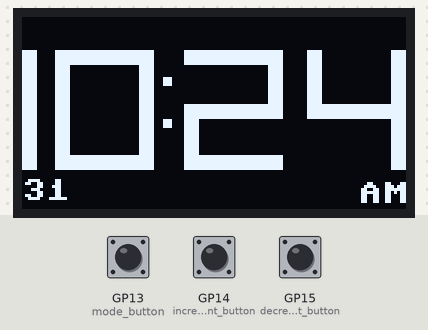
A program run on a simulated Raspberry Pi Pico running MicroPython. Shown: 128×64 one-colour display. The inputs (shaded band) are chosen by the test bench; at power-on: GP13 (mode_button) HIGH, GP14 (increment_button) HIGH, GP15 (decrement_button) HIGH. The clock reads 2024-03-15 10:24:30 at power-on unless the program sets it; library files of the repository ran but are not shown: ds3231.py, ssd1306.py; what the program prints to the serial console is not drawn.

Above: at 1.2 s.
1.3 s: GP13 (mode_button) pulled LOW for 0.15 s
At 2.4 s:
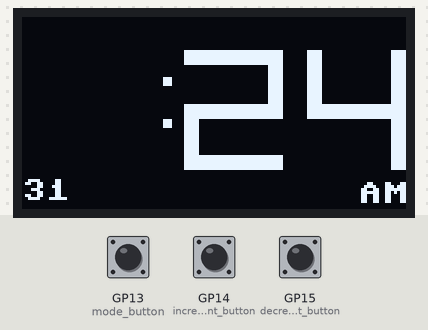
3.5 s: GP14 (increment_button) pulled LOW for 0.15 s
At 3.9 s:
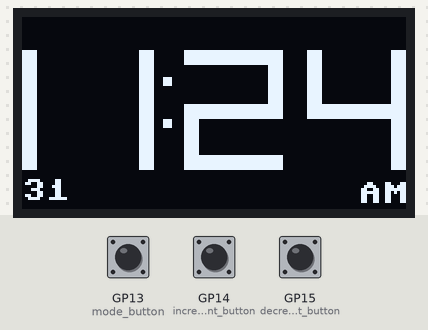
5.1 s: GP14 (increment_button) pulled LOW for 1 s
At 5.9 s:
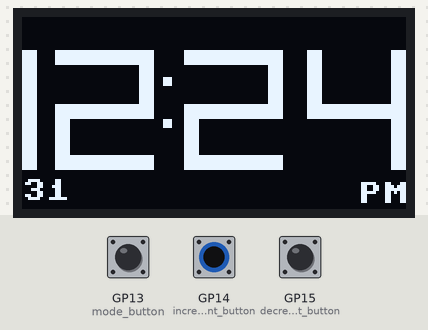
8.5 s: GP13 (mode_button) pulled LOW for 1 s
At 9.4 s:
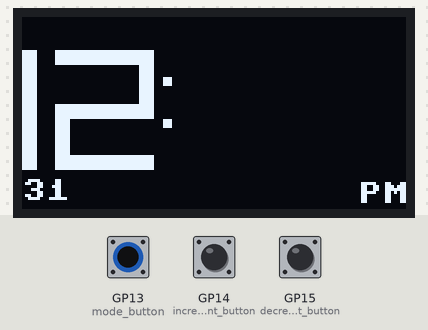
11.0 s: GP13 (mode_button) pulled LOW for 0.15 s
At 11.5 s:
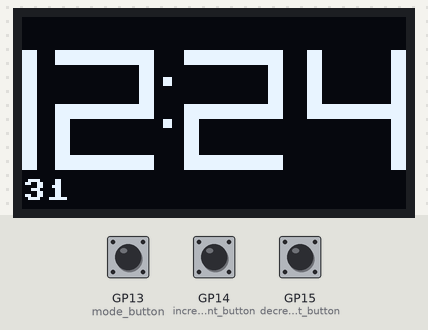
14.1 s: GP15 (decrement_button) pulled LOW for 0.15 s
At 15.0 s:
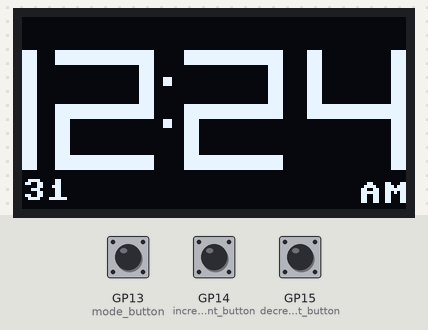
Timing chart, 0 to 17.1 s (numbered marks = the images above; inputs shaded):
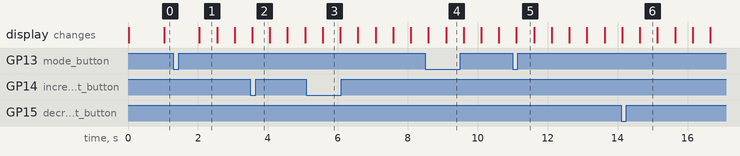

The program:

main-set-clock-3-buttons.py
```python
from machine import Pin, I2C, SPI
from utime import sleep, ticks_ms, ticks_diff
from ds3231 import DS3231
import ssd1306
import config

# Display setup
SCL = Pin(config.SPI_SCL_PIN)
SDA = Pin(config.SPI_SDA_PIN)
DC = Pin(config.SPI_DC_PIN)
RES = Pin(config.SPI_RESET_PIN)
CS = Pin(config.SPI_CS_PIN)
spi = SPI(config.SPI_BUS, sck=SCL, mosi=SDA, baudrate=1000000)
oled = ssd1306.SSD1306_SPI(config.DISPLAY_WIDTH, config.DISPLAY_HEIGHT, spi, DC, RES, CS)

# RTC setup
i2c = I2C(config.I2C_BUS, sda=Pin(config.I2C_SDA_PIN), scl=Pin(config.I2C_SCL_PIN))
rtc = DS3231(i2c)

# Button setup
mode_button = Pin(config.BUTTON_MODE_PIN, Pin.IN, Pin.PULL_UP)
increment_button = Pin(config.BUTTON_INCREMENT_PIN, Pin.IN, Pin.PULL_UP)
decrement_button = Pin(config.BUTTON_DECREMENT_PIN, Pin.IN, Pin.PULL_UP)

# Global variables
mode = 0  # 0=run, 1=set hour, 2=set minute, 3=set AM/PM
last_mode_press = 0
last_increment_press = 0
last_decrement_press = 0
DEBOUNCE_TIME_MS = 200
mode_names = ['run', 'set hour', 'set minute', 'set AM/PM']
flash_state = False
last_flash_toggle = 0
FLASH_INTERVAL_MS = 500

# Current time state
current_time = list(rtc.datetime())
pending_update = False

# Seven segment display configuration
segment_mapping = [
    [1, 1, 1, 1, 1, 1, 0],  # 0
    [0, 1, 1, 0, 0, 0, 0],  # 1
    [1, 1, 0, 1, 1, 0, 1],  # 2
    [1, 1, 1, 1, 0, 0, 1],  # 3
    [0, 1, 1, 0, 0, 1, 1],  # 4
    [1, 0, 1, 1, 0, 1, 1],  # 5
    [1, 0, 1, 1, 1, 1, 1],  # 6
    [1, 1, 1, 0, 0, 0, 0],  # 7
    [1, 1, 1, 1, 1, 1, 1],  # 8
    [1, 1, 1, 1, 0, 1, 1]   # 9
]

def update_rtc():
    """Update RTC with current time state"""
    global current_time, pending_update
    if pending_update:
        # Rearrange the tuple to match the expected format:
        # From: (year, month, day, weekday, hour, minutes, seconds, subseconds)
        # To:   (year, month, day, hour, minutes, seconds, weekday)
        rtc_tuple = (
            current_time[0],  # year
            current_time[1],  # month
            current_time[2],  # day
            current_time[4],  # hour
            current_time[5],  # minutes
            current_time[6],  # seconds
            current_time[3]   # weekday
        )
        rtc.datetime(rtc_tuple)
        pending_update = False

def refresh_time():
    """Read current time from RTC"""
    global current_time
    current_time = list(rtc.datetime())

def convert_to_12h(hour):
    """Convert 24h hour to 12h hour"""
    if hour == 0:
        return 12  # Midnight is 12 AM
    elif hour > 12:
        return hour - 12
    return hour

def is_pm(hour):
    """Check if hour is PM in 24h format"""
    return hour >= 12

def toggle_am_pm(hour):
    """Toggle between AM and PM for a given hour"""
    if hour < 12:
        return hour + 12
    return hour - 12

def draw_digit(digit, x, y, width, height, thickness, color):
    if digit < 0:
        return
    segment_on = segment_mapping[digit]

    # Horizontal segments
    for i in [0, 3, 6]:
        if segment_on[i]:
            if i == 0:  # top
                y_offset = 0
            elif i == 3:  # bottom
                y_offset = height - thickness
            else:  # middle
                y_offset = height // 2 - thickness // 2
            oled.fill_rect(x, y + y_offset, width, thickness, color)

    # Vertical segments
    for i in [1, 2, 4, 5]:
        if segment_on[i]:
            if i == 1 or i == 5:  # upper
                start_y = y
                end_y = y + height // 2
            else:  # lower
                start_y = y + height // 2
                end_y = y + height
            x_offset = 0 if (i == 4 or i == 5) else width - thickness
            oled.fill_rect(x + x_offset, start_y, thickness, end_y - start_y, color)


def update_screen():
    global flash_state, current_time
    oled.fill(0)

    # Display settings
    left_margin = -28
    y_offset = 11
    digit_width = 33
    digit_height = 40
    digit_spacing = 41
    digit_thickness = 5

    hour = current_time[4]
    minute = current_time[5]
    second = current_time[6]

    # Convert to 12-hour format for display
    display_hour = convert_to_12h(hour)

    # Calculate digits for display
    hour_ten = display_hour // 10 if display_hour >= 10 else -1
    hour_one = display_hour % 10
    minute_ten = minute // 10
    minute_one = minute % 10

    print(f"Debug display - Raw Hour:{hour} Display Hour:{display_hour} Min:{minute} " +
          f"Digits: {hour_ten}|{hour_one} : {minute_ten}|{minute_one} {('AM', 'PM')[is_pm(hour)]}")

    # Draw digits with flashing based on mode
    if mode != 1 or flash_state:
        if hour_ten > 0:  # Only show tens digit if non-zero
            draw_digit(hour_ten, left_margin, y_offset, digit_width, digit_height, digit_thickness, 1)
        draw_digit(hour_one, left_margin + digit_spacing - 2, y_offset, digit_width, digit_height, digit_thickness, 1)

    if mode != 2 or flash_state:
        draw_digit(minute_ten, left_margin + 2 * digit_spacing, y_offset, digit_width, digit_height, digit_thickness, 1)
        draw_digit(minute_one, left_margin + 3 * digit_spacing, y_offset, digit_width, digit_height, digit_thickness, 1)

    # Draw colon (flashing)
    if second % 2:
        oled.fill_rect(47, 20, 3, 3, 1)
        oled.fill_rect(47, 20 + 14, 3, 3, 1)

    # Draw AM/PM indicator
    if mode != 3 or flash_state:
        oled.text("PM" if is_pm(hour) else "AM", 112, 55, 1)

    # Draw seconds
    oled.text(f"{second:02d}", 0, 54, 1)
    oled.show()

def mode_button_pressed(pin):
    global mode, last_mode_press, pending_update
    current_ms = ticks_ms()
    if ticks_diff(current_ms, last_mode_press) > DEBOUNCE_TIME_MS:
        last_mode_press = current_ms

        # Increment the mode first
        mode = (mode + 1) % len(mode_names)

        print(f"Mode button pressed - New mode: {mode_names[mode]}")

def increment_button_pressed(pin):
    global last_increment_press, current_time, pending_update
    current_ms = ticks_ms()
    if ticks_diff(current_ms, last_increment_press) > DEBOUNCE_TIME_MS:
        last_increment_press = current_ms
        print("Increment button pressed")

        if mode == 1:  # Hour
            hour = current_time[4]
            new_hour = (hour + 1) if hour < 23 else 0
            current_time[4] = new_hour
            pending_update = True
            print(f"Hour adjusted to: {new_hour}")

        elif mode == 2:  # Minute
            minute = current_time[5]
            new_minute = (minute + 1) if minute < 59 else 0
            current_time[5] = new_minute
            current_time[6] = 0  # Reset seconds when setting minutes
            pending_update = True
            print(f"Minute adjusted to: {new_minute}")

        elif mode == 3:  # AM/PM
            hour = current_time[4]
            new_hour = toggle_am_pm(hour)
            current_time[4] = new_hour
            pending_update = True
            print(f"Hour adjusted to: {new_hour} ({('AM', 'PM')[is_pm(new_hour)]})")

def decrement_button_pressed(pin):
    global last_decrement_press, current_time, pending_update
    current_ms = ticks_ms()
    if ticks_diff(current_ms, last_decrement_press) > DEBOUNCE_TIME_MS:
        last_decrement_press = current_ms
        print("Decrement button pressed")

        if mode == 1:  # Hour
            hour = current_time[4]
            new_hour = (hour - 1) if hour > 0 else 23
            current_time[4] = new_hour
            pending_update = True
            print(f"Hour adjusted to: {new_hour}")

        elif mode == 2:  # Minute
            minute = current_time[5]
            new_minute = (minute - 1) if minute > 0 else 59
            current_time[5] = new_minute
            current_time[6] = 0  # Reset seconds when setting minutes
            pending_update = True
            print(f"Minute adjusted to: {new_minute}")

        elif mode == 3:  # AM/PM
            hour = current_time[4]
            new_hour = toggle_am_pm(hour)
            current_time[4] = new_hour
            pending_update = True
            print(f"Hour adjusted to: {new_hour} ({('AM', 'PM')[is_pm(new_hour)]})")

# Setup button interrupts
mode_button.irq(trigger=Pin.IRQ_FALLING, handler=mode_button_pressed)
increment_button.irq(trigger=Pin.IRQ_FALLING, handler=increment_button_pressed)
decrement_button.irq(trigger=Pin.IRQ_FALLING, handler=decrement_button_pressed)

print("Clock started in mode: run")

# Initialize time state
refresh_time()

# Main loop
# Main loop
while True:
    current_ms = ticks_ms()

    # Update flash state every FLASH_INTERVAL_MS
    if ticks_diff(current_ms, last_flash_toggle) >= FLASH_INTERVAL_MS:
        flash_state = not flash_state
        last_flash_toggle = current_ms

    # If we're in run mode and there's a pending update, update the RTC
    if mode == 0 and pending_update:
        update_rtc()  # This will update the RTC and clear the flag

    # In run mode, use RTC for timekeeping only
    if mode == 0 and not pending_update:
        current_time = list(rtc.datetime())

    # Update display
    update_screen()
    sleep(0.5)
```

config.py
```python
# Rapsberry Pi Pico W Clock Hardware Configuration file.

# SPI Display Bus and Pins
SPI_BUS = 0
SPI_SCL_PIN = 2 # Clock
SPI_SDA_PIN = 3 # labeled SDI(MOSI) on the back of the display
SPI_RESET_PIN = 4 # Reset
SPI_DC_PIN = 6 # Data/command
SPI_CS_PIN = 5 # Chip Select

# OLED Screen Dimensions
DISPLAY_WIDTH=128
DISPLAY_HEIGHT=64

# I2C Bus and Pins
I2C_BUS = 0
I2C_SDA_PIN = 0
I2C_SCL_PIN = 1

# Real Time CLock
RTC_TYPE = "DS3123"
RTC_I2C_ADDR = 0x68

# Buttons to change the time
BUTTON_MODE_PIN = 13
BUTTON_INCREMENT_PIN = 14
BUTTON_DECREMENT_PIN = 15

# Speaker Pin
SPEAKER_PIN = 10
```

Measured:
- after the input at 3.5 s, the display: changes after 0.05 s (image 2)
- after the input at 5.1 s, the display: changes after 0.47 s (image 3)
- after the input at 8.5 s, the display: first differs from a run without the input after 0.59 s (image 4)
- after the input at 11.0 s, the display: changes after 0.11 s (image 5)
- after the input at 14.1 s, the display: first differs from a run without the input after 0.54 s (image 6)
- what the display in image 1 shows lasts 0.5 s, from 2.0 s to 2.5 s
